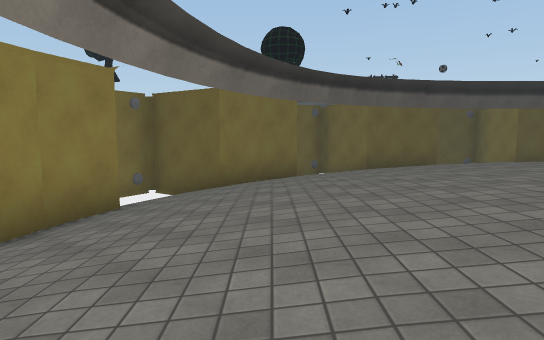
[1] (above)

16 first-person views from a walk through a 3-D level made in the Unity game engine. The camera is 1.4 m above the floor, tilts 6° down and sees 75° across. The floor is counted in squares, 2 m on a side. Each view is taken from the middle of a square. On the plan, view 1 faces up. The plan holds only what a view shows up to about 11 squares ahead; the rest is blank. The place goes on beyond the plan. The player character is not drawn. Some animated figures are left out. Some surface patterns are stand-ins.

[2]
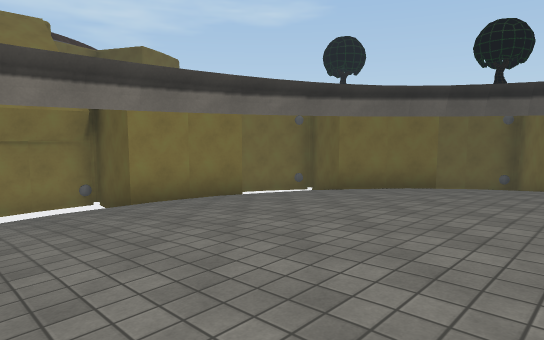

[3]
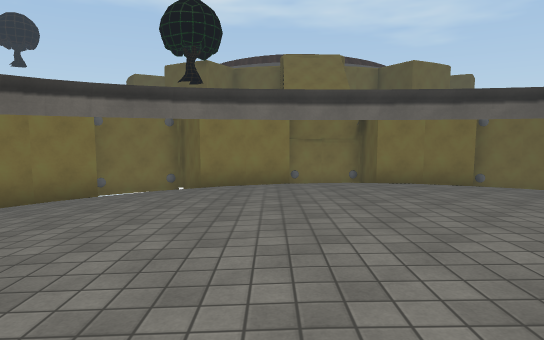

[4]
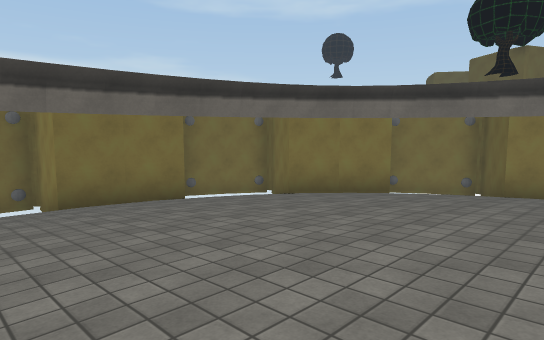

[5]
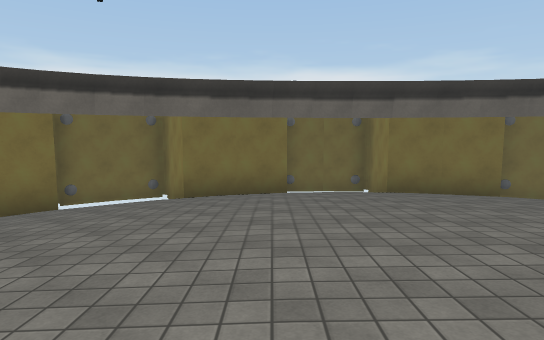

[6]
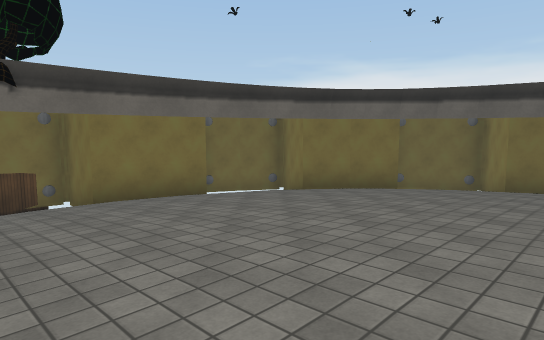

[7]
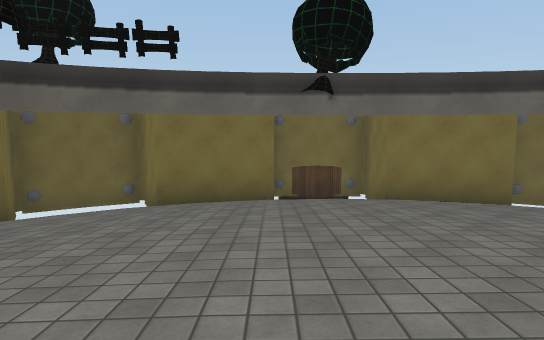

[8]
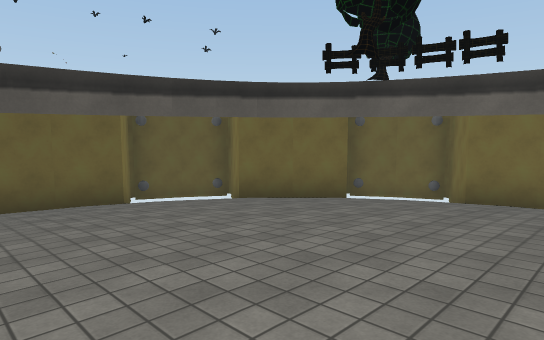

[9]
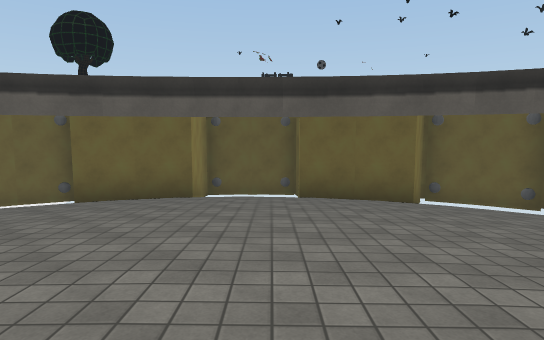

[10]
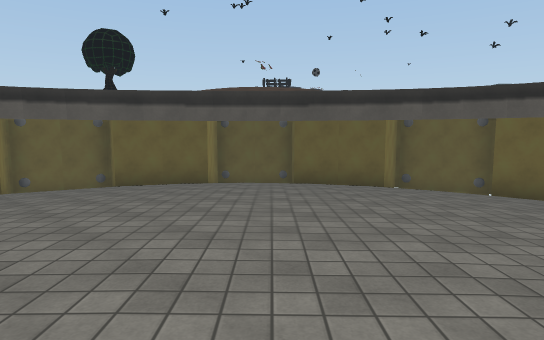

[11]
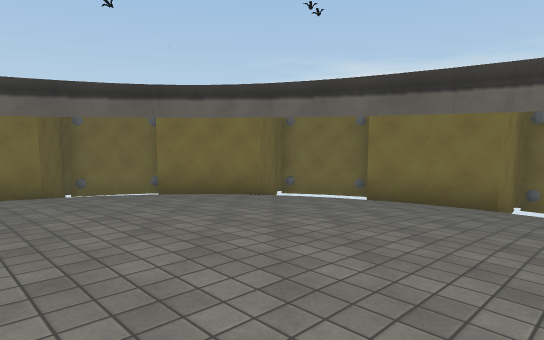

[12]
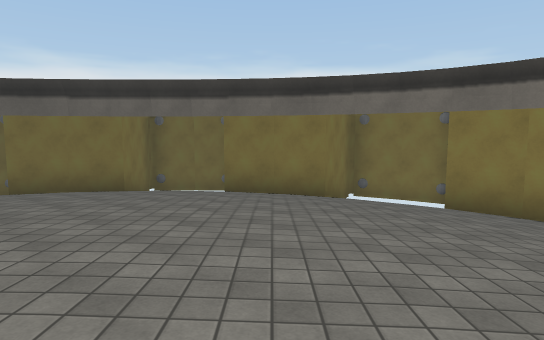

[13]
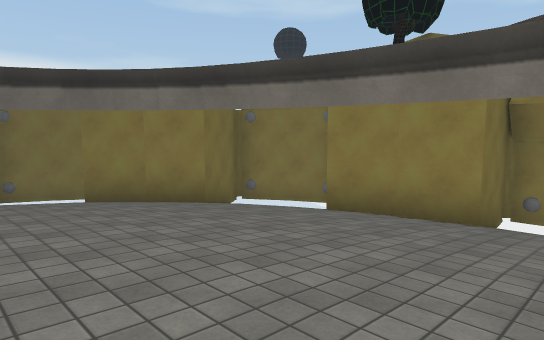

[14]
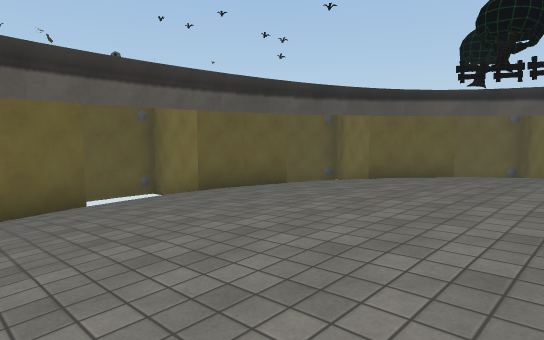

[15]
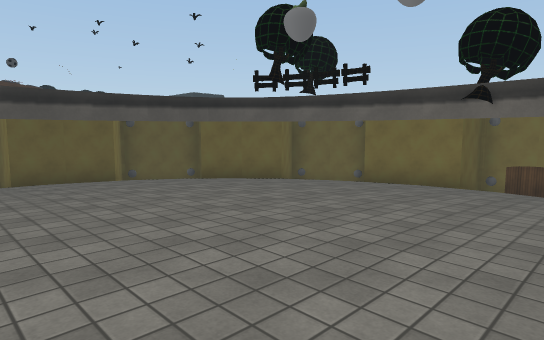

[16]
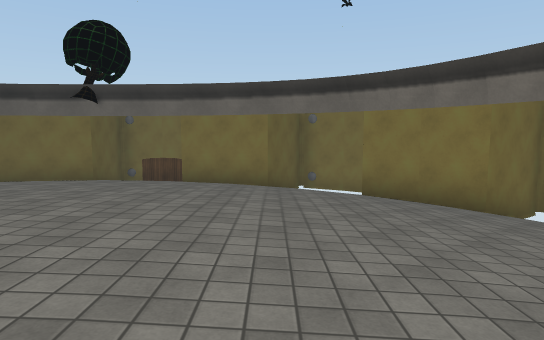

### Floor plan
Key: @ floor where view 1 was taken; # wall or solid block; . main floor; : floor 0.25 m higher than the main floor; - floor 0.25 m lower than the main floor; _ floor 0.5 m lower than the main floor; < floor 0.75 m lower than the main floor; ( floor 1 m lower than the main floor; ! floor 1.25 m lower than the main floor; ? floor 1.5 m lower than the main floor; / step, stairs or slope.
Columns run from 5 left of view 1 to 18 right of it. Each row starts with its distance up from view 1.
 13           ####
 12      #### #  #  ###
 11      # /###  ###  #
 10      #   ((((((! /#
  9      #  (<<<<<<((!#
  8  ####   <______<<(!####
  7  # ?!(<__------__<(!  #
  6    ?(<__--....--__<(?/#
  5   #!(<_--......--_<(!##
  4   #(<_--..:::...--_<!#
  3 ###(<_-...::::...-_<(###
  2 #  (<_-..::::::..-_<(  #
  1 # ?(<_-..:::::...-_<(  #
  0 ###(<@-...::::..--_<(###
 -1   #!<_--........-_<(!#
 -2  ##!(<_--......--_<  ##
 -3  # ?!<<_---.----_<(  /#
 -4  # //(<<__----__<(! /##
 -5   ####((<<____<<(!####
 -6      # !((<<<<((!?#
 -7      #   !!((!!   #
 -8      # /###  ###/##
 -9       ### #  # ###
-10           ####

Positions as (right, up) in squares from view 1, and headings:
1: (0, 0), facing up
2: (4, 0), facing up-left
3: (7, 0), facing left
4: (7, 0), facing down-left
5: (8, 1), facing down
6: (8, 3), facing down-right
7: (8, 3), facing right
8: (7, 3), facing up-right
9: (7, 3), facing up
10: (7, 1), facing up
11: (6, 0), facing down-right
12: (4, 1), facing down
13: (3, 2), facing down-left
14: (3, 4), facing up-right
15: (6, 0), facing up-right
16: (6, -2), facing right
